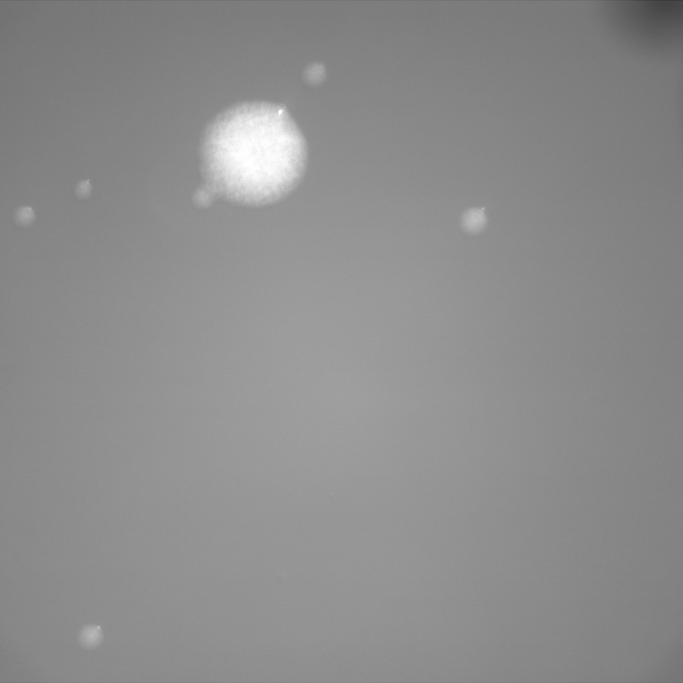
#> input picture ImageAnalysis/1.png, 2048 x 2048 px (shown at 1/3 size)
$ python pycv2_a.py
#> lines starting #> are read from the running program, lines starting #| are printed output that depends on the picture; after the words box and inside, x2 and y2 are one past the last pixel; in counts of white or black regions, pixels touching at a corner belong together
import cv2
import numpy as np
import matplotlib.pyplot as plt
import sys


img1 =cv2.imread("1.png")
#> img1 is the input picture: shape (2048, 2048, 3); min 48, max 255, mean 140.8
img2 = img1[0:2000, 0:2000] #1- E3-1
# [11 lines of commented-out code are left out]
for th in range(171,172):
	img3 = cv2.cvtColor(img2, cv2.COLOR_BGR2GRAY)
	ret, img4 = cv2.threshold(img3,th,255,cv2.THRESH_BINARY)
	img5 = cv2.GaussianBlur(img4,(3,3),0)
	cntall, hierarchy = cv2.findContours(img5, cv2.RETR_TREE, cv2.CHAIN_APPROX_NONE)
	img6 = cv2.drawContours(img2.copy(), cntall[1], -1, (255, 0, 0), 10)
	cnt = cntall[1]
	#M=cv2.moments(cnt)
	#centX = int(M["m10"]/M["m00"])
	#centY = int(M["m01"]/M["m00"])
	area = cv2.contourArea(cntall[1])
	#areamm = float(area) /47.1/47.1
	areamm = float(area)/39.1/39.1
	#print("x="+str(centX)+"y="+str(centY)+"area ="+str(areamm)+"mm^2")

	TEST =0

	if TEST:
		plt.subplot(3,1,1)
		plt.imshow(img1)
		plt.title("origin")
		plt.subplot(3,1,2)
	else:
		plt.subplot(2,1,1)

	plt.imshow(img1)
	plt.title("input Image")

	# [11 lines of commented-out code are left out]

	if TEST:
		plt.subplot(3,1,3)
	else:
		plt.subplot(2,1,2)
	plt.imshow(img5)
	#plt.text(0,0,)
	#plt.text(centX,centY,"th="+str(th)+",area ="+str("%.3f" %areamm)+"mm^2")
	plt.title("th="+str(th)+",area ="+str("%.3f" %areamm)+"mm^2")


	#plt.subplot(2,2,4)
	#plt.imshow(img5)
	#plt.title("5")
	plt.show()
	print(img5)
#> this loop made 1 pass
#> (ret, area, areamm) on pass 1: (171, 4, 0.00262)
#> (printed output is left out)
#> pass 1, `ret, img4 = cv2.threshold(img3,th,255,cv2.THRESH_BINARY)`:
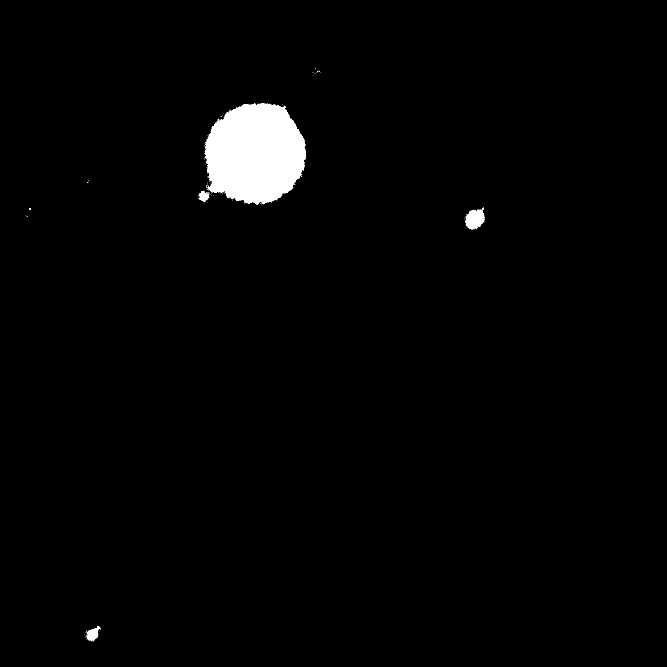
#> img4: shape (2000, 2000) (shown at 1/3 size); 1.9% white; 151 white regions (146 under 20 px), largest, box (x1, y1, x2, y2) and area: (613, 309, 918, 614) 70904, (1396, 623, 1454, 689) 2325, (260, 1878, 301, 1924) 856, (596, 574, 628, 606) 531, (622, 558, 630, 571) 33
#> pass 1, `plt.show()`:
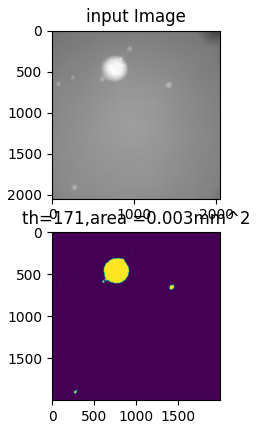
#> figure drawn by matplotlib, 2 panels

	#ch = sys.stdin.read(1)
	#print(cntall)
	#print("th="+str(th)+",area="+str(areamm))

$ run again, with ImageAnalysis/2.png copied over ImageAnalysis/1.png
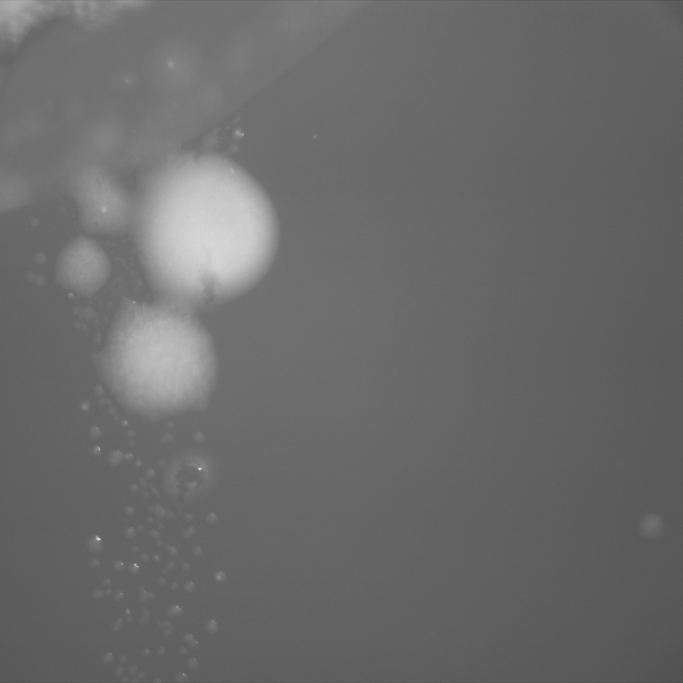
#> input picture ImageAnalysis/2.png, 2048 x 2048 px (shown at 1/3 size)
#> img1 is the input picture: shape (2048, 2048, 3); min 71, max 255, mean 106.9
#> the loop `for th in range(171,172):` made 1 pass
#> (ret, area, areamm) on pass 1: (171, 17, 0.0111)
#> (printed output is left out)
#> pass 1, `ret, img4 = cv2.threshold(img3,th,255,cv2.THRESH_BINARY)`:
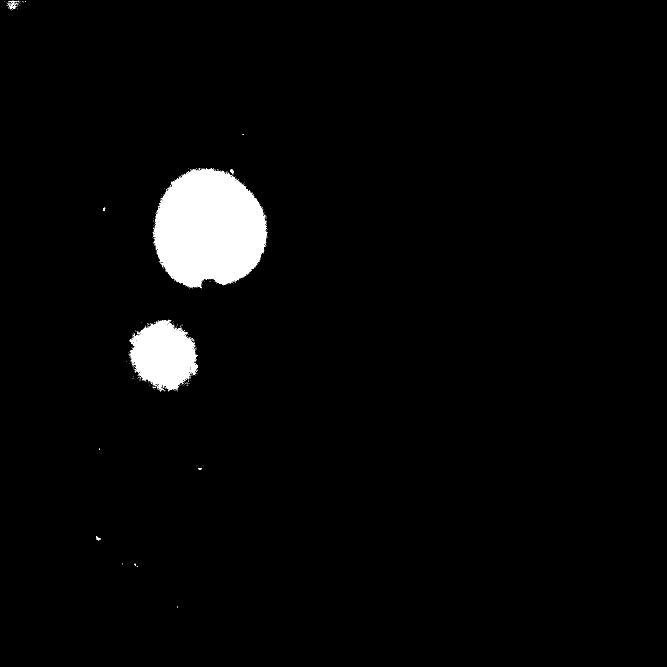
#> img4: shape (2000, 2000) (shown at 1/3 size); 3% white; 556 white regions (547 under 20 px), largest, box (x1, y1, x2, y2) and area: (460, 504, 802, 865) 90846, (389, 959, 593, 1171) 27004, (289, 1609, 301, 1621) 73
#> pass 1, `plt.show()`:
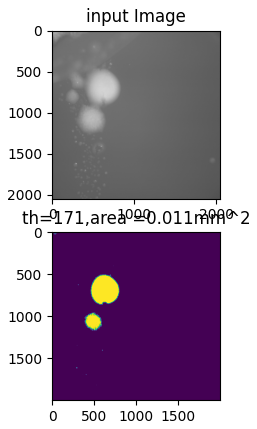
#> figure drawn by matplotlib, 2 panels

$ run again, with ImageAnalysis/013017I2.png copied over ImageAnalysis/1.png
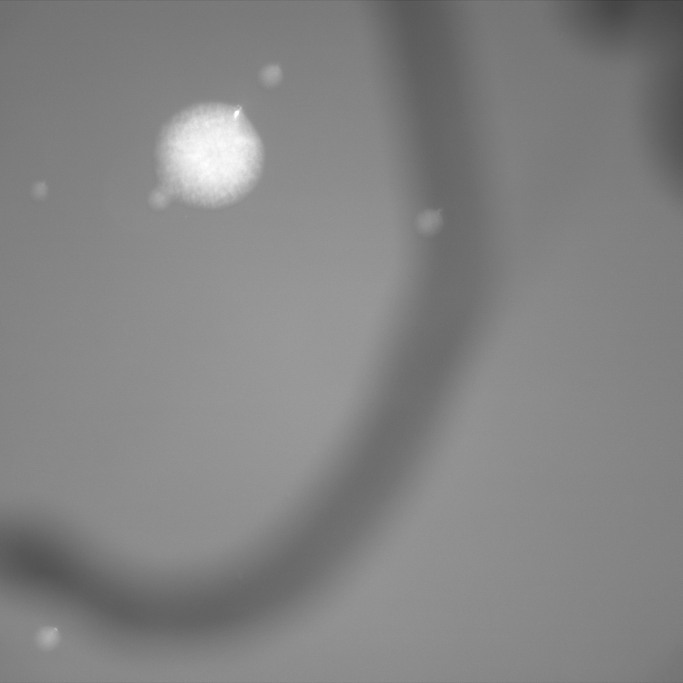
#> input picture ImageAnalysis/013017I2.png, 2048 x 2048 px (shown at 1/3 size)
#> img1 is the input picture: shape (2048, 2048, 3); min 51, max 255, mean 131.5
#> the loop `for th in range(171,172):` made 1 pass
#> (ret, area, areamm) on pass 1: (171, 532.5, 0.348)
#> (printed output is left out)
#> pass 1, `ret, img4 = cv2.threshold(img3,th,255,cv2.THRESH_BINARY)`:
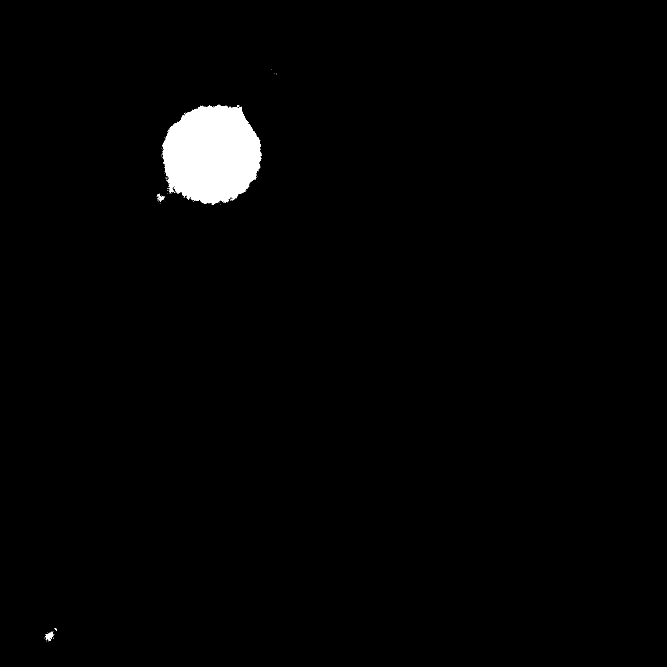
#> img4: shape (2000, 2000) (shown at 1/3 size); 1.7% white; 143 white regions (138 under 20 px), largest, box (x1, y1, x2, y2) and area: (487, 314, 785, 614) 67194, (136, 1895, 160, 1923) 252, (475, 586, 492, 602) 105, (164, 1884, 171, 1892) 27, (712, 316, 718, 321) 20
#> pass 1, `plt.show()`:
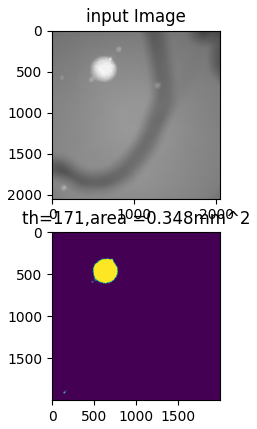
#> figure drawn by matplotlib, 2 panels
